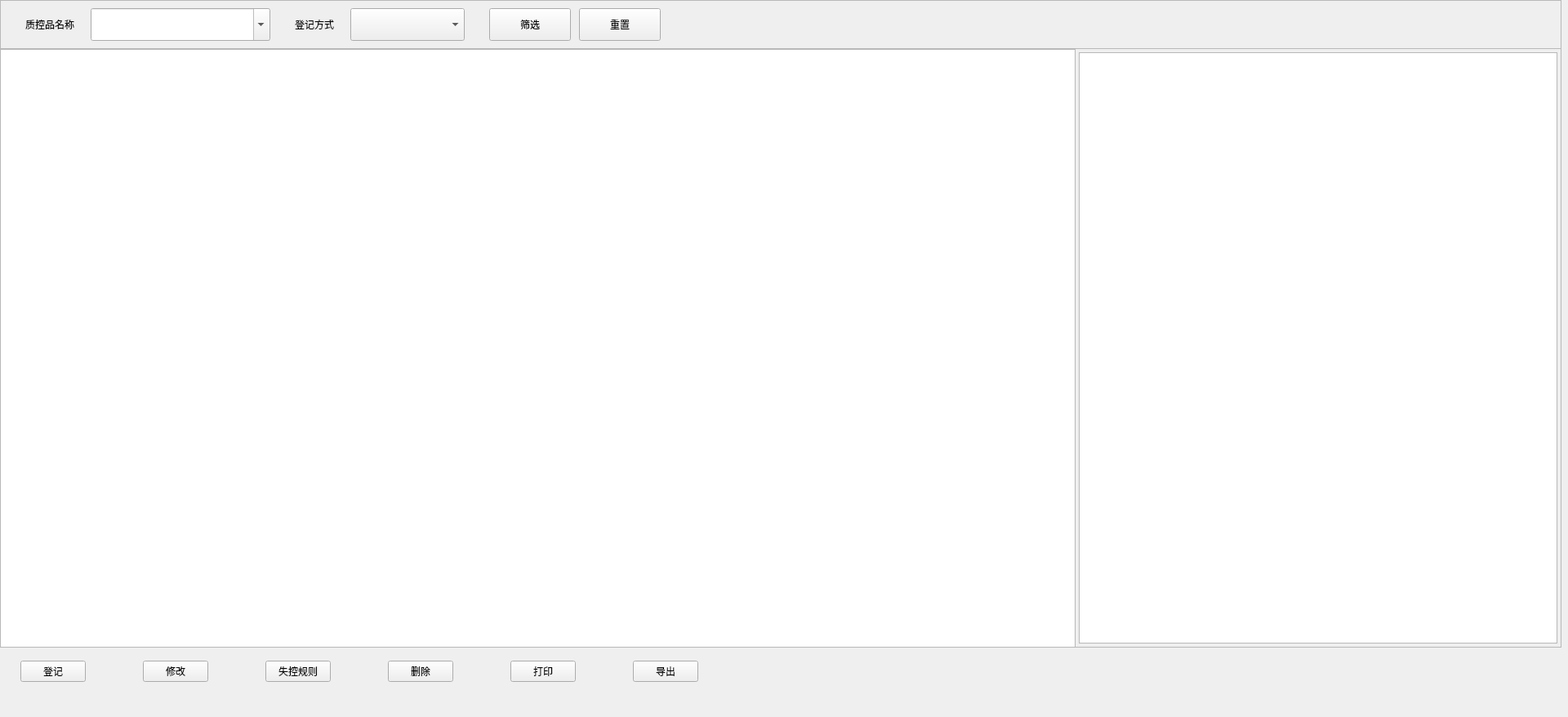
<?xml version="1.0" encoding="UTF-8"?>
<ui version="4.0">
 <class>QQcSettingPage</class>
 <widget class="QWidget" name="QQcSettingPage">
  <property name="geometry">
   <rect>
    <x>0</x>
    <y>0</y>
    <width>1920</width>
    <height>878</height>
   </rect>
  </property>
  <property name="windowTitle">
   <string>QQcSettingPage</string>
  </property>
  <property name="styleSheet">
   <string notr="true"/>
  </property>
  <widget class="QTableView" name="tableView">
   <property name="geometry">
    <rect>
     <x>0</x>
     <y>60</y>
     <width>1317</width>
     <height>733</height>
    </rect>
   </property>
   <property name="styleSheet">
    <string notr="true">QHeaderView::section::horizontal  {
    min-height: 44px;
}

QScrollBar::handle:vertical  {
    margin-top: 47px;
}

QScrollBar::sub-line:vertical  {
    height: 44px; 
}</string>
   </property>
   <property name="verticalScrollBarPolicy">
    <enum>Qt::ScrollBarAsNeeded</enum>
   </property>
   <property name="horizontalScrollBarPolicy">
    <enum>Qt::ScrollBarAsNeeded</enum>
   </property>
   <property name="verticalScrollMode">
    <enum>QAbstractItemView::ScrollPerPixel</enum>
   </property>
   <property name="horizontalScrollMode">
    <enum>QAbstractItemView::ScrollPerPixel</enum>
   </property>
   <property name="showGrid">
    <bool>false</bool>
   </property>
   <attribute name="horizontalHeaderDefaultSectionSize">
    <number>125</number>
   </attribute>
   <attribute name="horizontalHeaderHighlightSections">
    <bool>false</bool>
   </attribute>
   <attribute name="horizontalHeaderStretchLastSection">
    <bool>true</bool>
   </attribute>
   <attribute name="verticalHeaderDefaultSectionSize">
    <number>43</number>
   </attribute>
   <attribute name="verticalHeaderMinimumSectionSize">
    <number>43</number>
   </attribute>
  </widget>
  <widget class="QTableView" name="compositionView">
   <property name="geometry">
    <rect>
     <x>1321</x>
     <y>64</y>
     <width>586</width>
     <height>724</height>
    </rect>
   </property>
   <property name="verticalScrollBarPolicy">
    <enum>Qt::ScrollBarAsNeeded</enum>
   </property>
   <property name="verticalScrollMode">
    <enum>QAbstractItemView::ScrollPerPixel</enum>
   </property>
   <property name="horizontalScrollMode">
    <enum>QAbstractItemView::ScrollPerPixel</enum>
   </property>
   <property name="showGrid">
    <bool>false</bool>
   </property>
   <attribute name="horizontalHeaderDefaultSectionSize">
    <number>125</number>
   </attribute>
   <attribute name="horizontalHeaderHighlightSections">
    <bool>false</bool>
   </attribute>
   <attribute name="horizontalHeaderStretchLastSection">
    <bool>true</bool>
   </attribute>
   <attribute name="verticalHeaderDefaultSectionSize">
    <number>44</number>
   </attribute>
  </widget>
  <widget class="QFrame" name="line_h">
   <property name="geometry">
    <rect>
     <x>0</x>
     <y>0</y>
     <width>1912</width>
     <height>1</height>
    </rect>
   </property>
   <property name="frameShape">
    <enum>QFrame::StyledPanel</enum>
   </property>
   <property name="frameShadow">
    <enum>QFrame::Raised</enum>
   </property>
   <property name="lines" stdset="0">
    <string>solid</string>
   </property>
  </widget>
  <widget class="QFrame" name="line_h_2">
   <property name="geometry">
    <rect>
     <x>0</x>
     <y>792</y>
     <width>1912</width>
     <height>1</height>
    </rect>
   </property>
   <property name="frameShape">
    <enum>QFrame::StyledPanel</enum>
   </property>
   <property name="frameShadow">
    <enum>QFrame::Raised</enum>
   </property>
   <property name="lines" stdset="0">
    <string>solid</string>
   </property>
  </widget>
  <widget class="QFrame" name="line_v">
   <property name="geometry">
    <rect>
     <x>0</x>
     <y>0</y>
     <width>1</width>
     <height>792</height>
    </rect>
   </property>
   <property name="frameShape">
    <enum>QFrame::StyledPanel</enum>
   </property>
   <property name="frameShadow">
    <enum>QFrame::Raised</enum>
   </property>
   <property name="lines" stdset="0">
    <string>solid</string>
   </property>
  </widget>
  <widget class="QFrame" name="line_v_2">
   <property name="geometry">
    <rect>
     <x>1911</x>
     <y>0</y>
     <width>1</width>
     <height>792</height>
    </rect>
   </property>
   <property name="frameShape">
    <enum>QFrame::StyledPanel</enum>
   </property>
   <property name="frameShadow">
    <enum>QFrame::Raised</enum>
   </property>
   <property name="lines" stdset="0">
    <string>solid</string>
   </property>
  </widget>
  <widget class="QFrame" name="line_v_3">
   <property name="geometry">
    <rect>
     <x>1321</x>
     <y>64</y>
     <width>1</width>
     <height>724</height>
    </rect>
   </property>
   <property name="frameShape">
    <enum>QFrame::StyledPanel</enum>
   </property>
   <property name="frameShadow">
    <enum>QFrame::Raised</enum>
   </property>
   <property name="lines" stdset="0">
    <string>solid</string>
   </property>
  </widget>
  <widget class="QFrame" name="line_v_4">
   <property name="geometry">
    <rect>
     <x>1906</x>
     <y>64</y>
     <width>1</width>
     <height>724</height>
    </rect>
   </property>
   <property name="frameShape">
    <enum>QFrame::StyledPanel</enum>
   </property>
   <property name="frameShadow">
    <enum>QFrame::Raised</enum>
   </property>
   <property name="lines" stdset="0">
    <string>solid</string>
   </property>
  </widget>
  <widget class="QFrame" name="line_h_4">
   <property name="geometry">
    <rect>
     <x>1321</x>
     <y>787</y>
     <width>586</width>
     <height>1</height>
    </rect>
   </property>
   <property name="frameShape">
    <enum>QFrame::StyledPanel</enum>
   </property>
   <property name="frameShadow">
    <enum>QFrame::Raised</enum>
   </property>
   <property name="lines" stdset="0">
    <string>solid</string>
   </property>
  </widget>
  <widget class="QFrame" name="line_v_5">
   <property name="geometry">
    <rect>
     <x>1316</x>
     <y>59</y>
     <width>1</width>
     <height>734</height>
    </rect>
   </property>
   <property name="frameShape">
    <enum>QFrame::StyledPanel</enum>
   </property>
   <property name="frameShadow">
    <enum>QFrame::Raised</enum>
   </property>
   <property name="lines" stdset="0">
    <string>solid</string>
   </property>
  </widget>
  <widget class="QWidget" name="widget" native="true">
   <property name="geometry">
    <rect>
     <x>0</x>
     <y>0</y>
     <width>1911</width>
     <height>59</height>
    </rect>
   </property>
   <property name="bks" stdset="0">
    <string>gray</string>
   </property>
   <widget class="QWidget" name="widget_2" native="true">
    <property name="geometry">
     <rect>
      <x>1</x>
      <y>1</y>
      <width>1831</width>
      <height>59</height>
     </rect>
    </property>
    <property name="minimumSize">
     <size>
      <width>0</width>
      <height>59</height>
     </size>
    </property>
    <property name="maximumSize">
     <size>
      <width>16777215</width>
      <height>59</height>
     </size>
    </property>
    <layout class="QHBoxLayout" name="horizontalLayout_5" stretch="0,0,0,1">
     <property name="spacing">
      <number>30</number>
     </property>
     <property name="leftMargin">
      <number>30</number>
     </property>
     <property name="topMargin">
      <number>0</number>
     </property>
     <property name="rightMargin">
      <number>0</number>
     </property>
     <property name="bottomMargin">
      <number>0</number>
     </property>
     <item>
      <layout class="QHBoxLayout" name="horizontalLayout_2">
       <property name="spacing">
        <number>20</number>
       </property>
       <item>
        <widget class="QLabel" name="QcNameLab">
         <property name="minimumSize">
          <size>
           <width>0</width>
           <height>40</height>
          </size>
         </property>
         <property name="maximumSize">
          <size>
           <width>16777215</width>
           <height>40</height>
          </size>
         </property>
         <property name="text">
          <string>质控品名称</string>
         </property>
        </widget>
       </item>
       <item>
        <widget class="QFilterComboBox" name="QcDocCombo">
         <property name="minimumSize">
          <size>
           <width>220</width>
           <height>40</height>
          </size>
         </property>
         <property name="maximumSize">
          <size>
           <width>220</width>
           <height>40</height>
          </size>
         </property>
         <property name="focusPolicy">
          <enum>Qt::ClickFocus</enum>
         </property>
         <property name="toolTipDuration">
          <number>0</number>
         </property>
         <property name="editable">
          <bool>true</bool>
         </property>
         <property name="currentText">
          <string/>
         </property>
         <property name="currentIndex">
          <number>-1</number>
         </property>
        </widget>
       </item>
      </layout>
     </item>
     <item>
      <layout class="QHBoxLayout" name="horizontalLayout_3">
       <property name="spacing">
        <number>20</number>
       </property>
       <item>
        <widget class="QLabel" name="RegMethodLab">
         <property name="minimumSize">
          <size>
           <width>0</width>
           <height>40</height>
          </size>
         </property>
         <property name="maximumSize">
          <size>
           <width>16777215</width>
           <height>40</height>
          </size>
         </property>
         <property name="text">
          <string>登记方式</string>
         </property>
        </widget>
       </item>
       <item>
        <widget class="QFilterComboBox" name="comboBox">
         <property name="minimumSize">
          <size>
           <width>140</width>
           <height>40</height>
          </size>
         </property>
         <property name="maximumSize">
          <size>
           <width>16777215</width>
           <height>40</height>
          </size>
         </property>
         <property name="editable">
          <bool>false</bool>
         </property>
        </widget>
       </item>
      </layout>
     </item>
     <item>
      <layout class="QHBoxLayout" name="horizontalLayout_4">
       <property name="spacing">
        <number>10</number>
       </property>
       <item>
        <widget class="QPushButton" name="pushButtonQcDocSearch">
         <property name="minimumSize">
          <size>
           <width>100</width>
           <height>40</height>
          </size>
         </property>
         <property name="maximumSize">
          <size>
           <width>16777215</width>
           <height>40</height>
          </size>
         </property>
         <property name="text">
          <string>筛选</string>
         </property>
         <property name="buttons" stdset="0">
          <string>flat_btn</string>
         </property>
        </widget>
       </item>
       <item>
        <widget class="QPushButton" name="pushButtonQcDocRest">
         <property name="minimumSize">
          <size>
           <width>100</width>
           <height>40</height>
          </size>
         </property>
         <property name="maximumSize">
          <size>
           <width>16777215</width>
           <height>40</height>
          </size>
         </property>
         <property name="text">
          <string>重置</string>
         </property>
         <property name="buttons" stdset="0">
          <string>flat_btn</string>
         </property>
        </widget>
       </item>
      </layout>
     </item>
     <item>
      <spacer name="horizontalSpacer_2">
       <property name="minimumSize">
        <size>
         <width>0</width>
         <height>40</height>
        </size>
       </property>
       <property name="maximumSize">
        <size>
         <width>16777215</width>
         <height>40</height>
        </size>
       </property>
       <property name="orientation">
        <enum>Qt::Horizontal</enum>
       </property>
       <property name="sizeHint" stdset="0">
        <size>
         <width>40</width>
         <height>20</height>
        </size>
       </property>
      </spacer>
     </item>
    </layout>
   </widget>
  </widget>
  <widget class="QFrame" name="line_h_5">
   <property name="geometry">
    <rect>
     <x>0</x>
     <y>59</y>
     <width>1912</width>
     <height>1</height>
    </rect>
   </property>
   <property name="frameShape">
    <enum>QFrame::StyledPanel</enum>
   </property>
   <property name="frameShadow">
    <enum>QFrame::Raised</enum>
   </property>
   <property name="lines" stdset="0">
    <string>solid</string>
   </property>
  </widget>
  <widget class="QFrame" name="line_h_6">
   <property name="geometry">
    <rect>
     <x>1321</x>
     <y>64</y>
     <width>586</width>
     <height>1</height>
    </rect>
   </property>
   <property name="frameShape">
    <enum>QFrame::StyledPanel</enum>
   </property>
   <property name="frameShadow">
    <enum>QFrame::Raised</enum>
   </property>
   <property name="lines" stdset="0">
    <string>solid</string>
   </property>
  </widget>
  <widget class="QWidget" name="widget_3" native="true">
   <property name="geometry">
    <rect>
     <x>25</x>
     <y>802</y>
     <width>1881</width>
     <height>40</height>
    </rect>
   </property>
   <layout class="QHBoxLayout" name="horizontalLayout" stretch="0,0,0,0,0,0,1">
    <property name="spacing">
     <number>70</number>
    </property>
    <property name="leftMargin">
     <number>0</number>
    </property>
    <property name="topMargin">
     <number>0</number>
    </property>
    <property name="rightMargin">
     <number>0</number>
    </property>
    <property name="bottomMargin">
     <number>0</number>
    </property>
    <item>
     <widget class="QPushButton" name="flat_m_regist">
      <property name="text">
       <string>登记</string>
      </property>
      <property name="buttons" stdset="0">
       <string>flat</string>
      </property>
     </widget>
    </item>
    <item>
     <widget class="QPushButton" name="flat_modify">
      <property name="minimumSize">
       <size>
        <width>0</width>
        <height>0</height>
       </size>
      </property>
      <property name="text">
       <string>修改</string>
      </property>
      <property name="buttons" stdset="0">
       <string>flat</string>
      </property>
     </widget>
    </item>
    <item>
     <widget class="QPushButton" name="flat_qc_rule">
      <property name="minimumSize">
       <size>
        <width>0</width>
        <height>0</height>
       </size>
      </property>
      <property name="text">
       <string>失控规则</string>
      </property>
      <property name="buttons" stdset="0">
       <string>flat</string>
      </property>
     </widget>
    </item>
    <item>
     <widget class="QPushButton" name="del_Button">
      <property name="minimumSize">
       <size>
        <width>0</width>
        <height>0</height>
       </size>
      </property>
      <property name="text">
       <string>删除</string>
      </property>
      <property name="buttons" stdset="0">
       <string>flat</string>
      </property>
     </widget>
    </item>
    <item>
     <widget class="QPushButton" name="PrintBtn">
      <property name="minimumSize">
       <size>
        <width>0</width>
        <height>0</height>
       </size>
      </property>
      <property name="maximumSize">
       <size>
        <width>16777215</width>
        <height>16777215</height>
       </size>
      </property>
      <property name="text">
       <string>打印</string>
      </property>
      <property name="buttons" stdset="0">
       <string>flat</string>
      </property>
     </widget>
    </item>
    <item>
     <widget class="QPushButton" name="export_btn">
      <property name="minimumSize">
       <size>
        <width>0</width>
        <height>0</height>
       </size>
      </property>
      <property name="maximumSize">
       <size>
        <width>16777215</width>
        <height>16777215</height>
       </size>
      </property>
      <property name="text">
       <string>导出</string>
      </property>
      <property name="buttons" stdset="0">
       <string>flat</string>
      </property>
     </widget>
    </item>
    <item>
     <spacer name="horizontalSpacer">
      <property name="orientation">
       <enum>Qt::Horizontal</enum>
      </property>
      <property name="sizeHint" stdset="0">
       <size>
        <width>40</width>
        <height>20</height>
       </size>
      </property>
     </spacer>
    </item>
   </layout>
  </widget>
  <zorder>widget</zorder>
  <zorder>tableView</zorder>
  <zorder>compositionView</zorder>
  <zorder>line_h</zorder>
  <zorder>line_h_2</zorder>
  <zorder>line_v</zorder>
  <zorder>line_v_2</zorder>
  <zorder>line_v_3</zorder>
  <zorder>line_v_4</zorder>
  <zorder>line_h_4</zorder>
  <zorder>line_v_5</zorder>
  <zorder>line_h_5</zorder>
  <zorder>line_h_6</zorder>
  <zorder>widget_3</zorder>
 </widget>
 <layoutdefault spacing="6" margin="11"/>
 <customwidgets>
  <customwidget>
   <class>QFilterComboBox</class>
   <extends>QComboBox</extends>
   <header>shared/QFilterComboBox.h</header>
  </customwidget>
 </customwidgets>
 <resources/>
 <connections/>
</ui>
